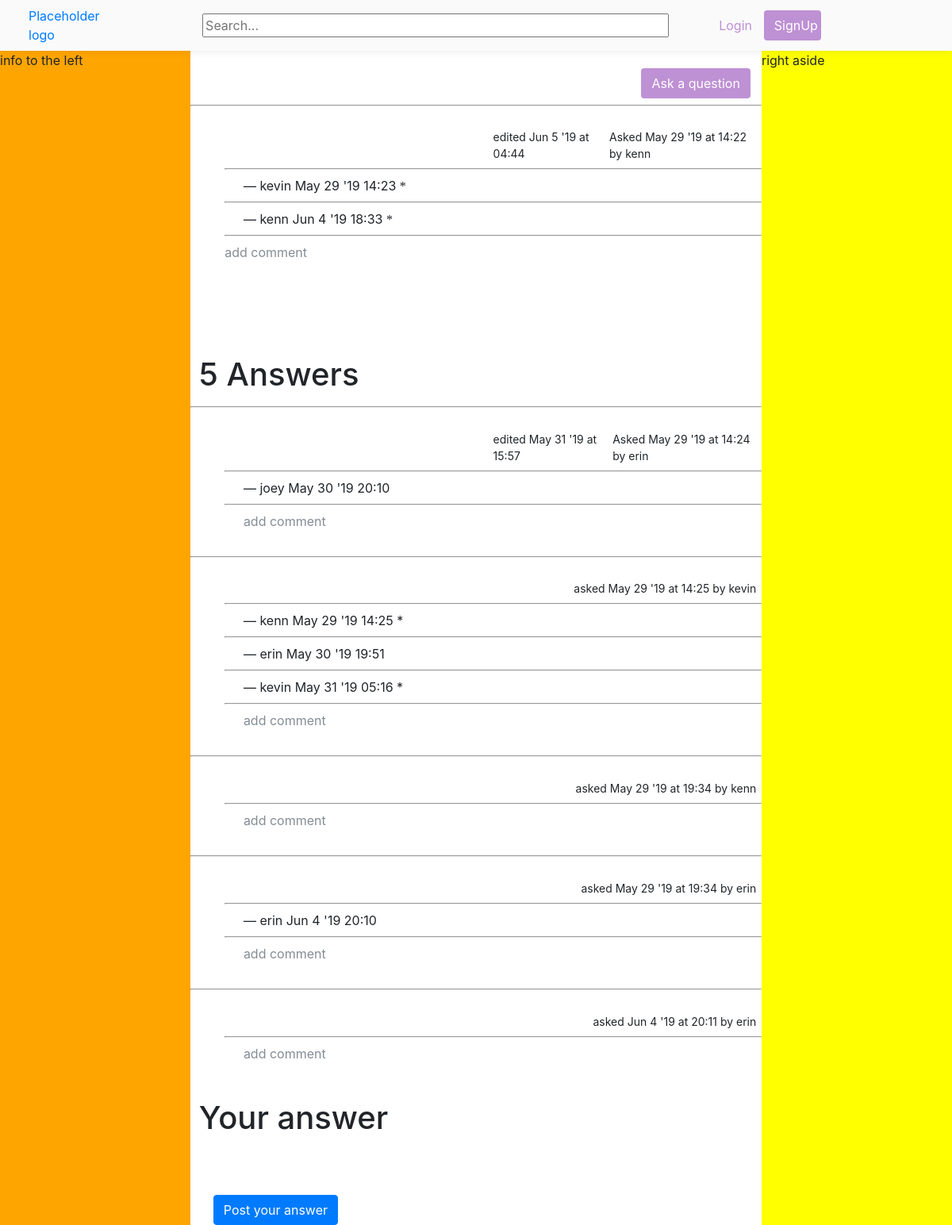
The app's page /ask/read/1/ with its own data.
### passionProjectApp/models.py (models this page shows, shortened)
class RealQuestion(models.Model):
    title = tinymce_models.HTMLField()
    question = tinymce_models.HTMLField()
    last_update=models.DateTimeField(default=datetime.datetime.utcnow)
    date_created=models.DateTimeField(default=datetime.datetime.utcnow)
    author = models.ForeignKey(User,on_delete=models.CASCADE)

class RealQuestionComment(models.Model):
    message= tinymce_models.HTMLField()
    last_update=models.DateTimeField(default=datetime.datetime.utcnow)
    date_created=models.DateTimeField(default=datetime.datetime.utcnow)
    parent=models.ForeignKey(RealQuestion,on_delete=models.CASCADE)
    author = models.ForeignKey(User,on_delete=models.CASCADE)

class Answer(models.Model):
    message= tinymce_models.HTMLField()
    last_update=models.DateTimeField(default=datetime.datetime.utcnow)
    date_created=models.DateTimeField(default=datetime.datetime.utcnow)
    parent=models.ForeignKey(RealQuestion,on_delete=models.CASCADE)
    author = models.ForeignKey(User,on_delete=models.CASCADE)

class AnswerComment(models.Model):
    message= tinymce_models.HTMLField()
    last_update=models.DateTimeField(default=datetime.datetime.now)
    date_created=models.DateTimeField(default=datetime.datetime.now)
    parent=models.ForeignKey(Answer,on_delete=models.CASCADE)
    author = models.ForeignKey(User,on_delete=models.CASCADE)

### passionProjectApp/views.py (the view)
# urls.py: path('ask/read/<int:ID>/',views.ask_read,name='ask_read'),
def ask_read(request,ID):
    randomquestion=RealQuestion.objects.all().order_by('?')[:10]
    question=get_object_or_404(RealQuestion,pk=ID)
    allAnswers=Answer.objects.filter(parent=ID)
    totalAnswers=len(allAnswers)
    allQuestionComments=RealQuestionComment.objects.filter(parent=ID)
    allAnswerComments=AnswerComment.objects.all()
    answercomment_child=[]
    for x in allAnswers:
        for y in allAnswerComments:
            if (y.parent==x):
                answercomment_child.append(y)
    form=AnswerForm(request.POST or None)
    context={"question":question,"answers":allAnswers,"question_comment":allQuestionComments,"answer_comment":answercomment_child,"form":form,"totalAnswers":totalAnswers, "randomquestion":randomquestion}
    return render(request,"passionProjectApp/ask_read.html",context)

### passionProjectApp/forms.py
class AnswerForm(forms.ModelForm):
    class Meta:
        model = Answer
        fields=['message']

### passionProjectApp/templates/passionProjectApp/ask_read.html (shortened to what this page needs)
{% extends 'passionProjectApp/base.html' %}
{% block body %}
{% if question %}
<div class="titlepadding">
    <a class="askbutton" href="{% url 'ask' %}"><button type="button" class="btn registerbutton">Ask a question</button></a>
</div>
<hr/>
    <div class="questionMargin"><div class="questionFont">{% autoescape off%}{{question.question}} {% endautoescape %}</div>
    <div class="questionOptions">
    {% if question.last_update > question.date_created %}
    <span class="createdProfile"><abbr title="{{question.last_update}}">
        {% load tz %} edited {{ question.last_update|utc|date:"M j 'y"}} at {{ question.last_update|utc|date:'H:i' }}</abbr> <span class="dateCreatedMargin">Asked <abbr title="{{question.date_created}}"> {{ question.date_created|utc|date:"M j 'y"}} at {{ question.date_created|utc|date:'H:i' }} by {{question.author}}</abbr></span>
    </span>
    {% else %}
            {% load tz %} asked {{ question.date_created|utc|date:"M j 'y"}} at {{ question.date_created|utc|date:'H:i' }} by {{question.author}}
    {% endif %}
    {% endif %}
    </div>
        <hr/>
        {% if question_comment %}
        {% for x in question_comment %}
        <div class="qComment">
        {% autoescape off %} {{x.message}} {% endautoescape %} — <span>{{x.author}}<abbr title="{{x.last_update}}">
            {% load tz %}{{ x.date_created|utc|date:"M j 'y "}}{{ x.date_created|utc|date:'H:i' }}</abbr></span>
           {% if x.last_update > x.date_created %}
            <abbr  class='edit' title="edited on {{x.last_update}}">*</abbr>
            {% endif %}
        </div>
        <hr/>
        {% endfor %}
        {% endif %}
        <a class="addQComment" href="{% url 'comment_ask' question.id %}">add comment</a>
    </div>
        {% if answers %}
        <br/><br/><br/><br/>
        {% if totalAnswers != 1 %}
        <h1 class="titlepadding"> {{totalAnswers}} Answers</h1>
        {% else %}
        <h1 class="titlepadding"> 1 Answer</h1>
        {% endif %}
        {% for x in answers %} <hr>
    <div class="questionMargin"> <div class="questionFont"> {% autoescape off%}{{x.message}} {% endautoescape %}</div>
        <div class="questionOptions">
            {% if x.last_update > x.date_created %}
            <span class="createdProfile"><abbr title="{{question.last_update}}">
        {% load tz %} edited {{ x.last_update|utc|date:"M j 'y"}} at {{ x.last_update|utc|date:'H:i' }}</abbr> <span class="dateCreatedMargin">Asked <abbr title="{{x.date_created}}"> {{x.date_created|utc|date:"M j 'y"}} at {{x.date_created|utc|date:'H:i' }} by {{x.author}}</abbr></span>
    </span>
            {% else %}
            <span class="createdProfile"><abbr title="{{x.date_created}}">
            {% load tz %} asked {{ x.date_created|utc|date:"M j 'y"}} at {{ x.date_created|utc|date:'H:i' }} by {{x.author}}
        </abbr></span>
            {% endif %}
        </div>
        {% if answer_comment %}
        {% for y in answer_comment %}
        {% if y.parent == x %}  <hr/>
        <div class="qComment">
             {% autoescape off %} {{y.message}} {% endautoescape %} — <span>{{y.author}}<abbr title="{{y.last_update}}">
            {% load tz %}{{ y.date_created|utc|date:"M j 'y "}}{{ y.date_created|utc|date:'H:i' }}</abbr></span>
            {% if y.last_update > y.date_created %}
            <abbr title="edited on {{y.last_update}}">*</abbr>
            {% endif %}
        </div>
        {% endif %}
        {% endfor %}
        {% endif %}
<hr/><div class="qComment"><a class='addQComment' href="{% url 'comment_answer' x.id%}">add comment</a></div></div><br/>
        {% endfor %}
        <h1 class="titlepadding">Your answer</h1>
    {% else %}
    <br/><br/><br/><br/>
        <h1 class="titlepadding">Be the first to answer</h1>
        {% endif %}
        <form  onsubmit="putCookie()" class="askForm" method ='POST' action="{% url 'answer' question.id %}">
            <button class=" btn btn-primary askButton">Post your answer</button>
        </form>
{% endblock body %}

### passionProjectApp/static/passionProjectApp/css/base.css (style rules this page uses)
html,body { width:100vw; }
.registerbutton { background:#BE90D4; color:white; }
.titlepadding { padding:3% 0 0 1.5%; display:flex; justify-content: space-between; }
.askbutton { margin-right:2%; }
abbr[title] { cursor: auto; text-decoration: none; }
.questionMargin { padding-top:1%; margin: 0 0 0 6%; }
.createdProfile { grid-area: updates; display: flex; justify-content: flex-end; margin-right:2%; }
.dateCreatedMargin { margin-left:4%; }
.questionOptions { display:grid; grid-template-areas: 'links updates'; grid-template-columns: 1fr 1fr; font-size:14px; font-style: initial; padding-top:2%; }
.qComment { margin-left:3.5%; }
.addQComment { color:#848d95; }
hr { height:0 }
.askButton { margin-top: 6%; margin-left: 4%; }
.askForm { padding-top:3%; }
.edit { font: initial; }

### records on screen
RealQuestion: last_update|utc "Jun 5 '19", last_update|utc "04:44", date_created|utc "May 29 '19", date_created|utc "14:22", author "kenn"
RealQuestionComment: author "kevin", date_created|utc "May 29 '19", date_created|utc "14:23"
RealQuestionComment: author "kenn", date_created|utc "Jun 4 '19", date_created|utc "18:33"
Answer: last_update|utc "May 31 '19", last_update|utc "15:57", date_created|utc "May 29 '19", date_created|utc "14:24", author "erin"
AnswerComment: author "joey", date_created|utc "May 30 '19", date_created|utc "20:10"
Answer: date_created|utc "May 29 '19", date_created|utc "14:25", author "kevin"
AnswerComment: author "kenn", date_created|utc "May 29 '19", date_created|utc "14:25"
AnswerComment: author "erin", date_created|utc "May 30 '19", date_created|utc "19:51"
AnswerComment: author "kevin", date_created|utc "May 31 '19", date_created|utc "05:16"
Answer: date_created|utc "May 29 '19", date_created|utc "19:34", author "kenn"
Answer: date_created|utc "May 29 '19", date_created|utc "19:34", author "erin"
AnswerComment: author "erin", date_created|utc "Jun 4 '19", date_created|utc "20:10"
Answer: date_created|utc "Jun 4 '19", date_created|utc "20:11", author "erin"

### other values on screen
{{ totalAnswers }} "5"
